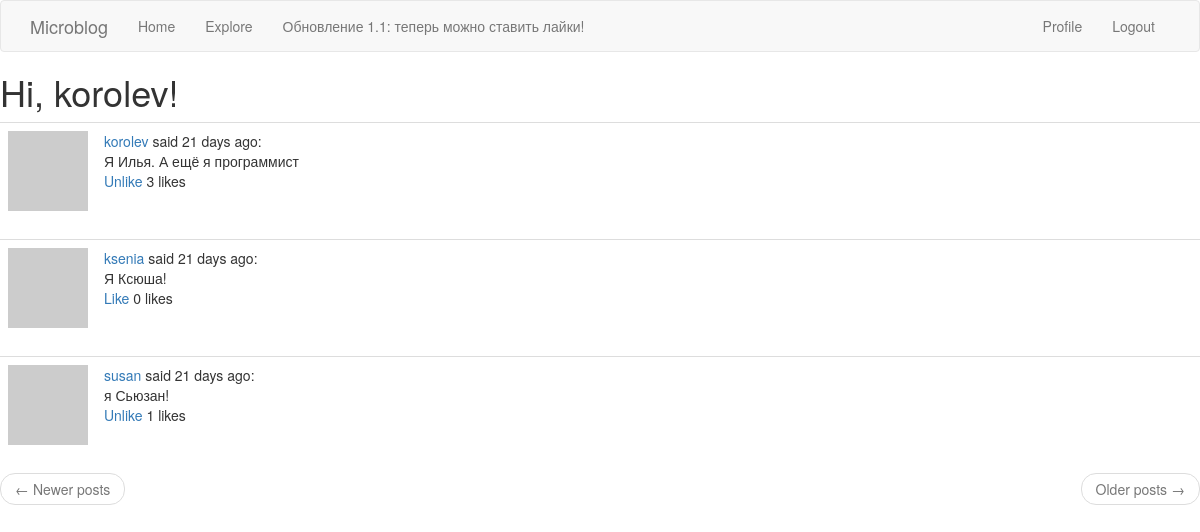
The page /explore (signed in) on the database as committed earlier.
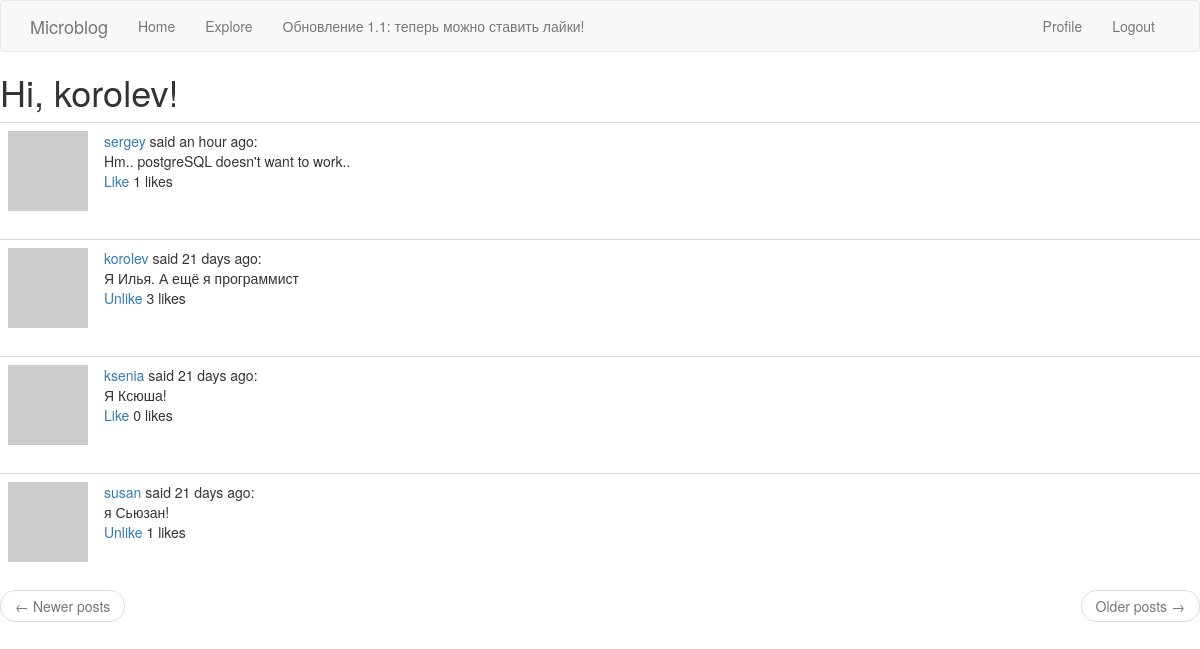
The same page on the database as committed later.
### app/models.py (models this page shows, shortened)
class User(UserMixin, db.Model):
    id = db.Column(db.Integer, primary_key=True)
    username = db.Column(db.String(64), index=True, unique=True)
    email = db.Column(db.String(120), index=True, unique=True)
    password_hash = db.Column(db.String(128))
    posts = db.relationship('Post', backref='author', lazy='dynamic')
    about_me = db.Column(db.String(140))
    last_seen = db.Column(db.DateTime, default=datetime.utcnow)
    followed = db.relationship(
        'User', secondary=followers,
        primaryjoin=(followers.c.follower_id == id),
        secondaryjoin=(followers.c.followed_id == id),
        backref=db.backref('followers', lazy='dynamic'), lazy='dynamic')
    liked = db.relationship(
        'PostLike',
        foreign_keys='PostLike.user_id',
        backref='user', lazy='dynamic')
    def avatar(self, size):
        digest = md5(self.email.lower().encode('utf-8')).hexdigest()
        return 'https://www.gravatar.com/avatar/{}?d=identicon&s={}'.format(
            digest, size)
    def has_liked_post(self, post):
        return PostLike.query.filter(
            PostLike.user_id == self.id,
            PostLike.post_id == post.id).count() > 0

class Post(db.Model):
    id = db.Column(db.Integer, primary_key=True)
    body = db.Column(db.String(140))
    timestamp = db.Column(db.DateTime, index=True, default=datetime.utcnow)
    user_id = db.Column(db.Integer, db.ForeignKey('user.id'))
    likes = db.relationship('PostLike', backref='post', lazy='dynamic')

### app/routes.py (the view)
@app.route('/explore')
@login_required
def explore():
    page = request.args.get('page', 1, type=int)
    posts = Post.query.order_by(Post.timestamp.desc()).paginate(
        page, app.config['POSTS_PER_PAGE'], False)
    next_url = url_for('index', page=posts.next_num) \
        if posts.has_next else None
    prev_url = url_for('index', page=posts.prev_num) \
        if posts.has_prev else None
    return render_template('index.html', title='Explore', posts=posts.items,
                            next_url=next_url, prev_url=prev_url)

### app/models.py (called while the page is built)
@login.user_loader
def load_user(id):
    return User.query.get(int(id))

### app/routes.py (called while the page is built)
@app.before_request
def before_request():
    if current_user.is_authenticated:
        current_user.last_seen = datetime.utcnow()
        db.session.commit()

### app/templates/index.html (shortened to what this page needs)
{% extends "base.html" %}
{% block content %}
    <h1>Hi, {{ current_user.username }}!</h1>
    {% for post in posts %}
        {% include '_post.html' %}
    {% endfor %}
    <nav aria-label="...">
        <ul class="pager">
            <li class="previous{% if not prev_url %} disabled{% endif %}">
                <a href="{{ prev_url or '#' }}">
                    <span aria-hidden="true">&larr;</span> Newer posts
                </a>
            </li>
            <li class="next{% if not next_url %} disabled{% endif %}">
                <a href="{{ next_url or '#' }}">
                    Older posts <span aria-hidden="true">&rarr;</span>
                </a>
            </li>
        </ul>
    </nav>
{% endblock %}

### app/templates/base.html (shortened to what this page needs)
{% extends 'bootstrap/base.html' %}
{% block navbar %}
    <nav class="navbar navbar-default">
        <div class="container">
            <div class="navbar-header">
                <a class="navbar-brand" href="{{ url_for('index') }}">Microblog</a>
            </div>
            <div class="collapse navbar-collapse" id="bs-example-navbar-collapse-1">
                <ul class="nav navbar-nav">
                    <li><a href="{{ url_for('index') }}">Home</a></li>
                    <li><a href="{{ url_for('explore') }}">Explore</a></li>
                </ul>
                <ul class="nav navbar-nav">
                    <li><a href="#">Обновление 1.1: теперь можно ставить лайки!</a></li>
                </ul>
                <ul class="nav navbar-nav navbar-right">
                    {% if current_user.is_anonymous %}
                    <li><a href="{{ url_for('login') }}">Login</a></li>
                    {% else %}
                    <li><a href="{{ url_for('user', username=current_user.username) }}">Profile</a></li>
                    <li><a href="{{ url_for('logout') }}">Logout</a></li>
                    {% endif %}
                </ul>
            </div>
        </div>
    </nav>
{% endblock %}

### app/templates/_post.html
<table class="table table-hover">
    <tr>
        <td width="70px">
            <a href="{{ url_for('user', username=post.author.username) }}">
                <img src="{{ post.author.avatar(70) }}" />
            </a>
        </td>
        <td>
            <a href="{{ url_for('user', username=post.author.username) }}">
                {{ post.author.username }}
            </a>
            said {{ moment(post.timestamp).fromNow() }}:
            <br>
            {{ post.body }}
            <br>
            {% if current_user.has_liked_post(post) %}
                <a href="{{ url_for('like_action', post_id=post.id, action='unlike') }}">Unlike</a>
            {% else %}
                <a href="{{ url_for('like_action', post_id=post.id, action='like') }}">Like</a>
            {% endif %}
            {{ post.likes.count() }} likes
        </td>
    </tr>
</table>

Rows that differ between the two databases and show on the page:
added Post: author.username "sergey", timestamp "an hour ago", body "Hm.. postgreSQL doesn't want to work..", likes.count "1"
